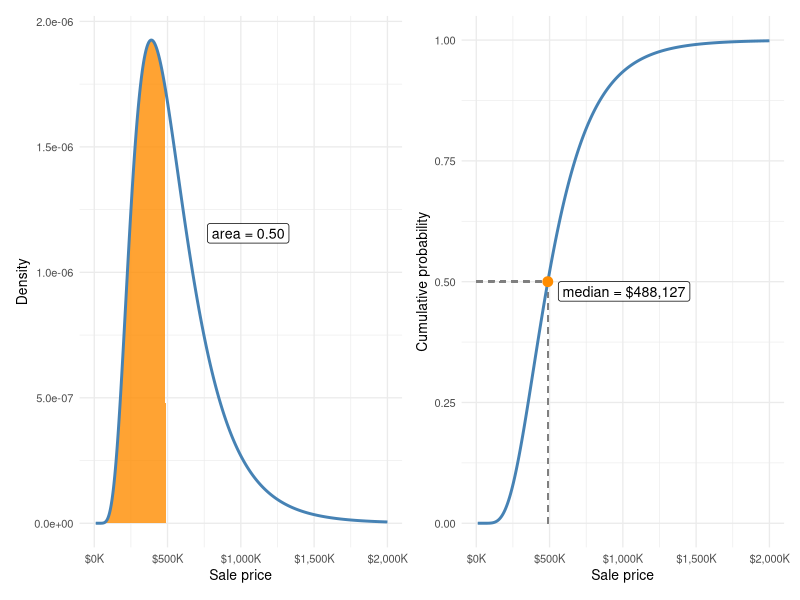
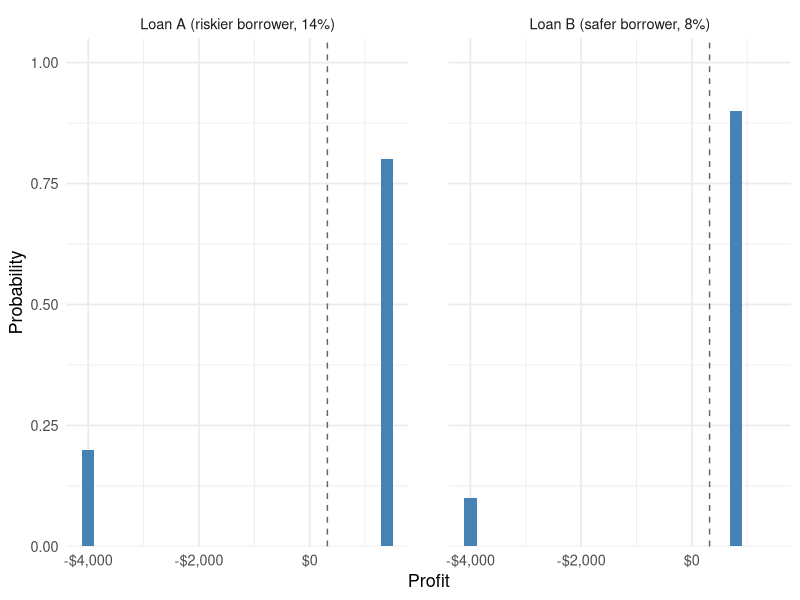
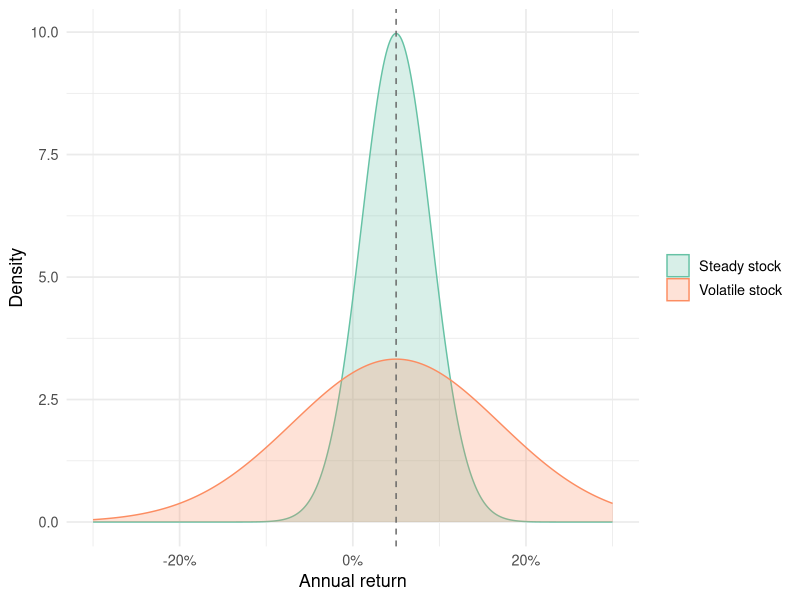
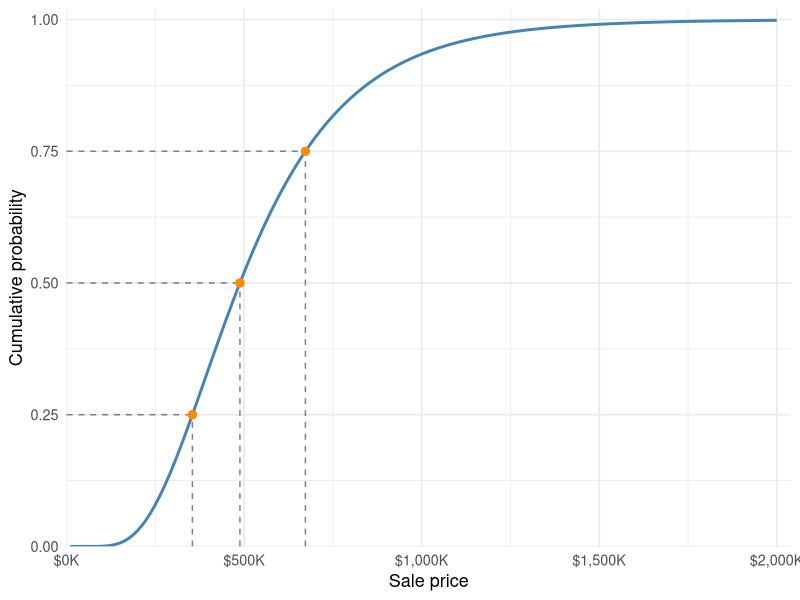

The R script that drew these images, in order:
## ---- chunk 1
#| label: setup
#| include: false
#| echo: false
library(tidyverse)
library(scales)
library(patchwork)

# Figures render at their intrinsic size (fig-width x 96px), capped by the
# ~702px content column -- they are never upscaled to fill it. So axis text
# lands at its true point size, and base_size, not fig-width, is what makes it
# legible next to 17px body text. At 13, tick labels are ~14px.
theme_set(theme_minimal(base_size = 13))

austin <- read_csv("data/austin_houses/austin_houses_subset.csv",
                   show_col_types = FALSE)

# Lognormal price model from the previous chapter (method of moments)
m <- mean(austin$latest_price)
v <- var(austin$latest_price)
sdlog <- sqrt(log(1 + v / m^2))
mulog <- log(m) - log(1 + v / m^2) / 2

# CME FedWatch marginals, retrieved 2026-07-09 (midpoints for numeric work)
cme_july <- tribble(
  ~bucket,       ~midpoint, ~prob,
  "3.50--3.75%", 3.625,     0.759,
  "3.75--4.00%", 3.875,     0.241
)
cme_sept <- tribble(
  ~bucket,       ~midpoint, ~prob,
  "3.50--3.75%", 3.625,     0.366,
  "3.75--4.00%", 3.875,     0.509,
  "4.00--4.25%", 4.125,     0.125
)

# Small-business loan example: $10,000 principal, 60% recovery on default,
# default probability 0.25 (rounded from the data)
principal <- 10000
p_default <- 0.25
payoff_12 <- c(11200, 6000)   # 12% interest
payoff_16 <- c(11600, 6000)   # 16% interest
probs     <- c(1 - p_default, p_default)

ev_pay12 <- sum(probs * payoff_12)
ev_pay16 <- sum(probs * payoff_16)
sd_pay16 <- sqrt(sum(probs * (payoff_16 - ev_pay16)^2))

# Risk-comparison loans (profit distributions)
profit_A <- c(1400, -4000)                   # 14% interest, p(default) = .20
probs_A  <- c(0.80, 0.20)
ev_A <- sum(probs_A * profit_A)
sd_A <- sqrt(sum(probs_A * (profit_A - ev_A)^2))

profit_B <- c(800, -4000)                    # 8% interest, p(default) = .10
probs_B  <- c(0.90, 0.10)
ev_B <- sum(probs_B * profit_B)
sd_B <- sqrt(sum(probs_B * (profit_B - ev_B)^2))

stopifnot(
  isTRUE(all.equal(ev_A, ev_B)),
  isTRUE(all.equal(sd_A, 2160)),
  isTRUE(all.equal(sd_B, 1440))
)
## ---- chunk 2
#| label: tbl-payoff-ev
#| tbl-cap: "Computing the expected payoff of a \\$10,000 small-business loan at 12% interest. Each row multiplies an outcome by its probability; the expected value is the sum."
#| echo: false
tibble(
  Outcome = c("Repaid: $11,200", "Default: $6,000", "**Expected value**"),
  Probability = c("0.75", "0.25", ""),
  `Probability × outcome` = c(dollar(0.75 * 11200), dollar(0.25 * 6000),
                              dollar(sum(probs * payoff_12)))
) |>
  knitr::kable(align = c("l", "r", "r"))
## ---- chunk 3
#| label: tbl-cme-params
#| tbl-cap: "Market-implied distributions for the FOMC target range (CME FedWatch, July 9, 2026), with each range's midpoint and its probability."
#| tbl-subcap:
#|   - "July 29 meeting"
#|   - "September 16 meeting"
#| layout-ncol: 2
#| echo: false
cme_july |>
  mutate(midpoint = paste0(number(midpoint, accuracy = 0.001), "%"),
         prob = number(prob, accuracy = 0.001)) |>
  rename(`Target range` = bucket, Midpoint = midpoint, Probability = prob) |>
  knitr::kable(align = c("l", "r", "r"))

cme_sept |>
  mutate(midpoint = paste0(number(midpoint, accuracy = 0.001), "%"),
         prob = number(prob, accuracy = 0.001)) |>
  rename(`Target range` = bucket, Midpoint = midpoint, Probability = prob) |>
  knitr::kable(align = c("l", "r", "r"))
## ---- chunk 4
#| label: fig-price-median
#| fig-cap: "The median of the Austin price model. Left: the density with exactly half its area shaded, up to the median. Right: the CDF crossing cumulative probability 0.50 at the same price."
#| fig-width: 9
#| fig-height: 4
med <- exp(mulog)
dens_df <- tibble(x = seq(1e4, 2e6, length.out = 800),
                  y = dlnorm(x, meanlog = mulog, sdlog = sdlog))
cdf_df <- tibble(x = dens_df$x, cdf = plnorm(x, mulog, sdlog))

p_dens <- ggplot(dens_df, aes(x = x, y = y)) +
  geom_area(data = filter(dens_df, x <= med),
            fill = "darkorange", alpha = 0.8) +
  geom_line(color = "steelblue", linewidth = 1) +
  annotate("label", x = 1.05e6, y = max(dens_df$y) * 0.6,
           label = "area = 0.50",
           size = 3.6, fill = "white", alpha = 0.9, label.size = 0.25) +
  scale_x_continuous(labels = dollar_format(scale = 1e-3, suffix = "K"),
                     limits = c(0, 2e6)) +
  labs(x = "Sale price", y = "Density") +
  theme_minimal(base_size = 10)

p_cdf <- ggplot(cdf_df, aes(x = x, y = cdf)) +
  geom_segment(aes(x = 0, xend = med, y = 0.5, yend = 0.5),
               linetype = "dashed", color = "grey50") +
  geom_segment(aes(x = med, xend = med, y = 0, yend = 0.5),
               linetype = "dashed", color = "grey50") +
  geom_line(color = "steelblue", linewidth = 1) +
  annotate("point", x = med, y = 0.5, color = "darkorange", size = 3) +
  annotate("label", x = med, y = 0.5,
           label = paste0("median = ", dollar(round(med))),
           hjust = -0.08, vjust = 1, size = 3.6,
           fill = "white", alpha = 0.9, label.size = 0.25) +
  scale_x_continuous(labels = dollar_format(scale = 1e-3, suffix = "K"),
                     limits = c(0, 2e6)) +
  scale_y_continuous(limits = c(0, 1)) +
  labs(x = "Sale price", y = "Cumulative probability") +
  theme_minimal(base_size = 10)

p_dens | p_cdf
## ---- chunk 5
#| label: tbl-loan-risk
#| tbl-cap: "Two loans with the same expected profit and different risk. Loan A charges a higher rate to a riskier borrower; Loan B charges a lower rate to a safer one."
#| echo: false
tibble(
  ` ` = c("Profit if repaid", "Profit if default", "Default probability",
          "Expected profit", "Standard deviation"),
  `Loan A (riskier borrower, 14%)` = c(dollar(profit_A[1]), dollar(profit_A[2]),
                                       number(probs_A[2], accuracy = 0.01), dollar(ev_A),
                                       dollar(sd_A)),
  `Loan B (safer borrower, 8%)` = c(dollar(profit_B[1]), dollar(profit_B[2]),
                                   number(probs_B[2], accuracy = 0.01), dollar(ev_B),
                                   dollar(sd_B))
) |>
  knitr::kable(align = c("l", "r", "r"))
## ---- chunk 6
#| label: fig-loan-risk
#| fig-cap: "The two loans' profit distributions on a common scale, with expected profits marked by dashed lines."
#| fig-width: 8
#| fig-height: 3.6
loan_pmfs <- bind_rows(
  tibble(loan = "Loan A (riskier borrower, 14%)", profit = profit_A, prob = probs_A),
  tibble(loan = "Loan B (safer borrower, 8%)", profit = profit_B, prob = probs_B)
)
ev_lines <- tibble(loan = unique(loan_pmfs$loan), ev = c(ev_A, ev_B))

ggplot(loan_pmfs, aes(x = profit, y = prob)) +
  geom_col(fill = "steelblue", width = 220) +
  geom_vline(data = ev_lines, aes(xintercept = ev),
             linetype = "dashed", color = "grey40") +
  facet_wrap(vars(loan)) +
  scale_x_continuous(labels = dollar_format(),
                     breaks = c(-4000, -2000, 0, 2000)) +
  scale_y_continuous(limits = c(0, 1),
                     expand = expansion(mult = c(0, 0.05))) +
  labs(x = "Profit", y = "Probability") +
  theme(panel.spacing = unit(2, "lines"))
## ---- chunk 7
#| label: fig-stock-risk
#| fig-cap: "Return distributions for two hypothetical stocks with the same expected return."
#| fig-width: 7
#| fig-height: 4
stock_grid <- tibble(x = seq(-0.30, 0.30, length.out = 400)) |>
  mutate(`Steady stock`   = dnorm(x, mean = 0.05, sd = 0.04),
         `Volatile stock` = dnorm(x, mean = 0.05, sd = 0.12)) |>
  pivot_longer(-x, names_to = "stock", values_to = "density")

ggplot(stock_grid, aes(x = x, y = density, fill = stock, color = stock)) +
  geom_area(alpha = 0.25, position = "identity") +
  geom_vline(xintercept = 0.05, linetype = "dashed", color = "grey40") +
  scale_x_continuous(labels = percent_format(accuracy = 1)) +
  scale_fill_brewer(palette = "Set2") +
  scale_color_brewer(palette = "Set2") +
  labs(x = "Annual return", y = "Density", fill = NULL, color = NULL)
## ---- chunk 8
#| label: fig-price-quantiles
#| fig-cap: "Reading quantiles off the CDF of the Austin price model. Horizontal lines at cumulative probabilities 0.25, 0.50, and 0.75 cross the curve above the model's quartiles and median; the distance between the two outer drop-lines is the IQR."
#| fig-width: 7
#| fig-height: 4.5
q25 <- qlnorm(0.25, mulog, sdlog)
q50 <- qlnorm(0.50, mulog, sdlog)
q75 <- qlnorm(0.75, mulog, sdlog)

cdf_df <- tibble(x = seq(1e4, 2e6, length.out = 800),
                 cdf = plnorm(x, mulog, sdlog))
qs <- tibble(p = c(0.25, 0.50, 0.75), q = c(q25, q50, q75))

ggplot(cdf_df, aes(x = x, y = cdf)) +
  geom_segment(data = qs, aes(x = 0, xend = q, y = p, yend = p),
               linetype = "dashed", color = "grey50") +
  geom_segment(data = qs, aes(x = q, xend = q, y = 0, yend = p),
               linetype = "dashed", color = "grey50") +
  geom_line(color = "steelblue", linewidth = 1) +
  geom_point(data = qs, aes(x = q, y = p), color = "darkorange", size = 2.5) +
  scale_x_continuous(labels = dollar_format(scale = 1e-3, suffix = "K"),
                     limits = c(0, 2e6), expand = expansion(mult = c(0, 0.02))) +
  scale_y_continuous(limits = c(0, 1), expand = expansion(mult = c(0, 0.02))) +
  labs(x = "Sale price", y = "Cumulative probability")
